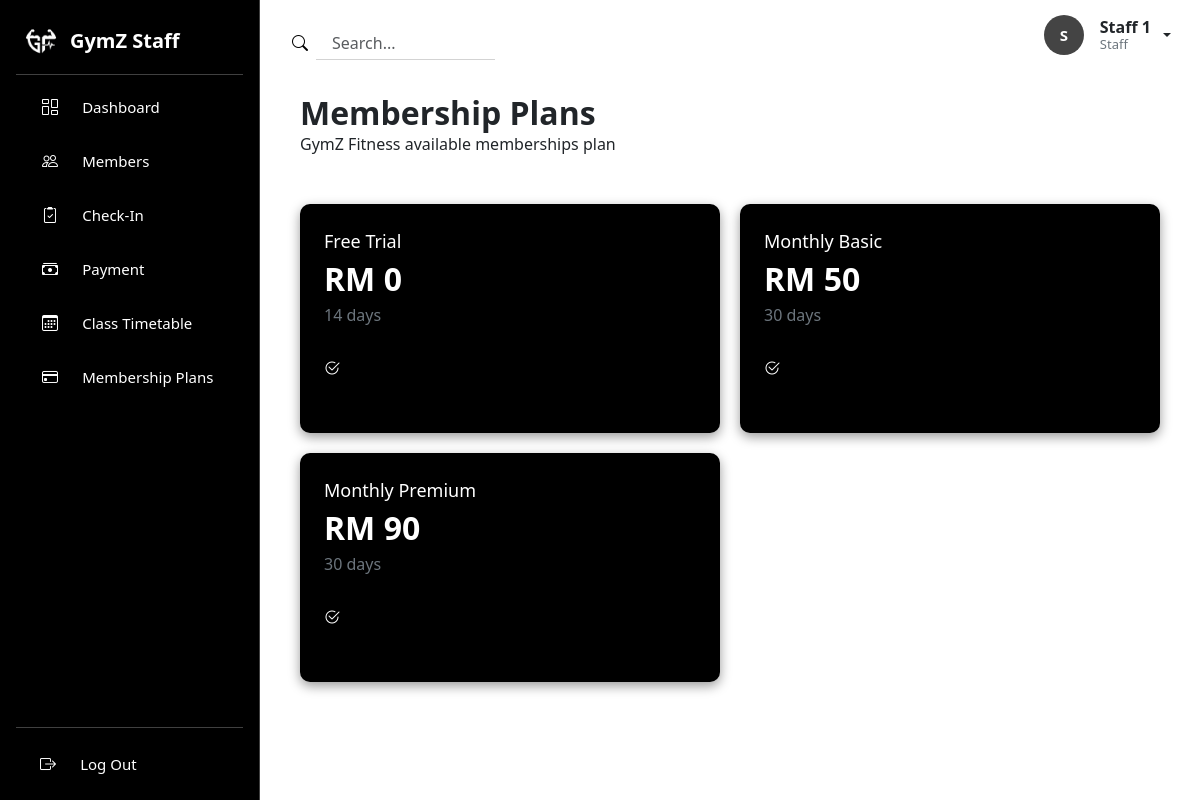
Page /operations/plans.php (signed in) on the committed database.
### tables this page shows
CREATE TABLE membership_plans (
	plan_id INT AUTO_INCREMENT PRIMARY KEY,
    plan_name VARCHAR(100) NOT NULL,
    price DEC(5,2) NOT NULL,
    duration_days INT NOT NULL
);

### operations/plans.php (the view, shortened to what this page needs)
<?php
require_once __DIR__ . '/../config/database.php';
$caption = 'Manage pricing and features';
if ($_SESSION['user']['role'] === 'staff') {
    $caption = 'GymZ Fitness available memberships plan';
}
$plans = $db->query("SELECT * FROM membership_plans")->fetchAll(PDO::FETCH_ASSOC);
?>
<!DOCTYPE html>
<html lang="en">
<head>
    <link rel="stylesheet" href="https://cdn.jsdelivr.net/npm/bootstrap-icons@1.13.1/font/bootstrap-icons.min.css">
    <link href="https://cdn.jsdelivr.net/npm/bootstrap@5.3.8/dist/css/bootstrap.min.css" rel="stylesheet">
    <link rel="stylesheet" href="../assets/css/plans.css">
    <link rel="stylesheet" href="../assets/css/sidebar.css">
    <link rel="stylesheet" href="../assets/css/navbar.css">
</head>
<body>
    <div class="d-flex min-vh-100">
        <?php include __DIR__ . '/../includes/sidebar.php' ?>
        <div class="main-content flex-grow-1">
            <?php include __DIR__ . '/../includes/navbar.php' ?>
            <div class="content px-4">
                <div class="header d-flex justify-content-between p-3 pb-0 my-3">
                    <div class="greeting">
                        <h3>Membership Plans</h3>
                        <p><?= htmlspecialchars($caption) ?></p>
                    </div>
                </div>
                <div class="parents mx-3 my-5">
                    <?php foreach ($plans as $plan):
                        $featuresList = explode(',', $plan['features']);
                    ?>
                        <div class="plan-card p-4 d-flex flex-column">
                            <p class="name m-0"><?= htmlspecialchars($plan['plan_name']) ?></p>
                            <p class="price fw-bold fs-2 m-0">RM <?= htmlspecialchars(number_format($plan['price'], 0)) ?> </p>
                            <p class="duration m-0 mb-4 text-secondary"><?= htmlspecialchars($plan['duration_days']) ?> days</p>
                            <ul class="m-0 mb-4 p-0">
                                <?php foreach ($featuresList as $feature): ?>
                                    <li>
                                        <i class="bi bi-check2-circle me-2"></i>
                                    </li>
                                <?php endforeach; ?>
                            </ul>
                        </div>
                    <?php endforeach; ?>
                </div>
            </div>
        </div>
    </div>
</body>
</html>

### assets/css/plans.css (style rules this page uses)
.greeting h3, .greeting p { margin: 0; }
.greeting h3 { font-weight: bold; font-size: 2rem; }
.greeting p { font-size: 1rem; }
.parents { display: grid; grid-template-columns: repeat(2, 1fr); gap: 20px; }
.plan-card { box-shadow: 0 4px 12px rgba(0, 0, 0, 0.4); border-radius: 10px; background-color: #000; color: #FFFFFF; transition: transform 0.2s ease, box-shadow 0.2s ease, border-color 0.2s ease; }
.plan-card .name { font-weight: 500; font-size: 18px; }
.plan-card ul { list-style: none; }
.plan-card ul li { display: flex; align-items: center; gap: 8px; padding: 5px 0; }

### assets/css/sidebar.css (style rules this page uses)
body { margin: 0; padding: 0; box-sizing: border-box; }

### assets/css/navbar.css (style rules this page uses)
.main-content { min-width: 0; }

### rows in the picture
membership_plans: plan_name "Free Trial", price "0", duration_days "14"
membership_plans: plan_name "Monthly Basic", price "50", duration_days "30"
membership_plans: plan_name "Monthly Premium", price "90", duration_days "30"

### other values in the picture
$role "Staff"
substr($_SESSION['user']['name'], 0, 1) "S"
$_SESSION['user']['name'] "Staff 1"
$_SESSION['user']['role'] "Staff"
$caption "GymZ Fitness available memberships plan"
